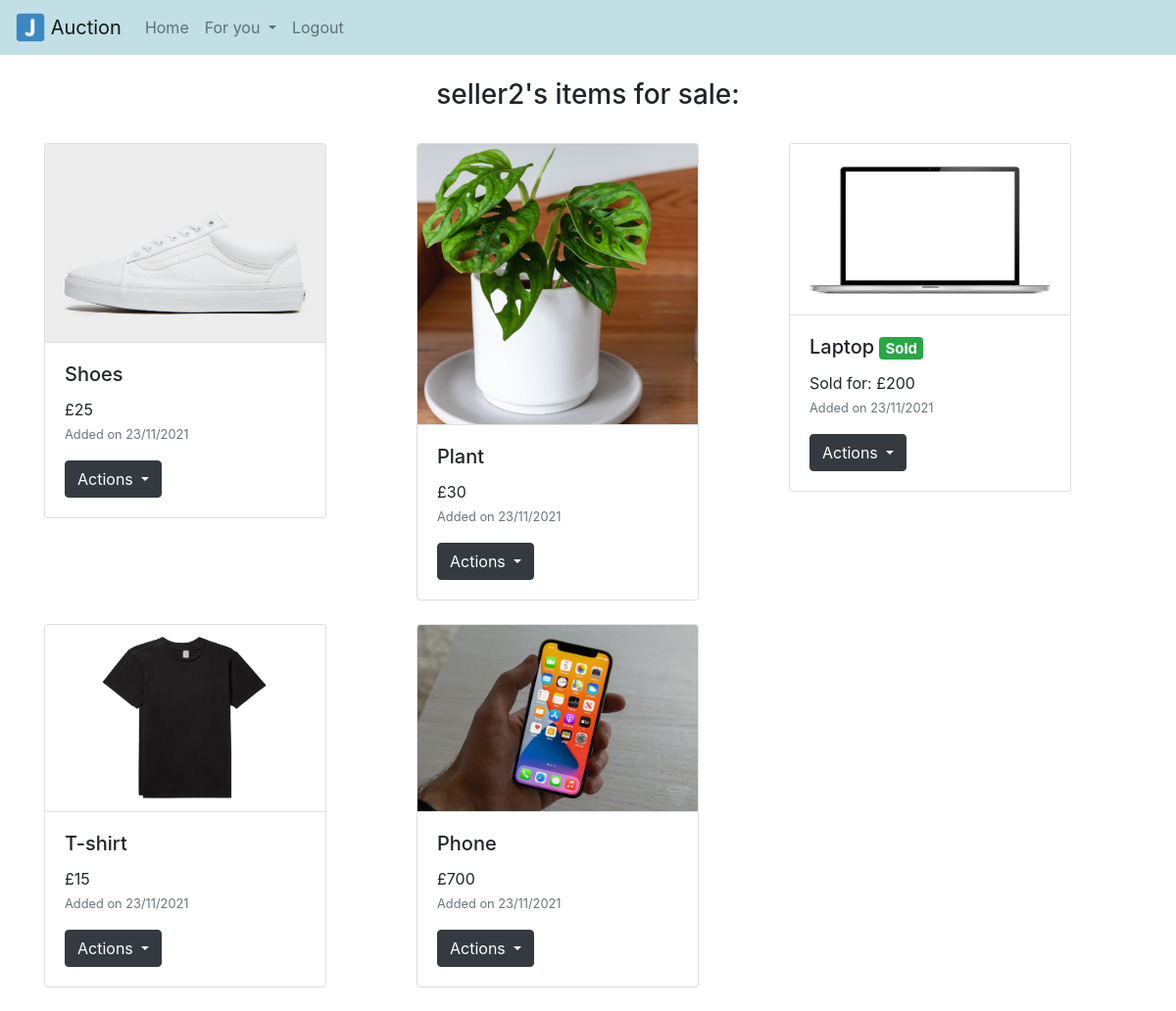
The page /myitems (signed in) on the database its author committed.
### auction/database_models.py (models this page shows)
class User(db.Model, UserMixin): # creates each user in the database
    id = db.Column(db.Integer, primary_key=True) # primary key id number
    email = db.Column(db.String(150)) # max email length 150 characters
    phone = db.Column(db.Integer)
    password = db.Column(db.String(150))
    username = db.Column(db.String(150))
    items = db.relationship('Item') # a list of all the items a user owns

class Item(db.Model): # class that stores info about each item on the system
    item_id = db.Column(db.Integer, primary_key=True) # primary key id number
    item_name = db.Column(db.String(150))
    description = db.Column(db.String(500))
    price = db.Column(db.Integer)
    current_bid = db.Column(db.Integer, default=0)
    item_image = db.Column(db.Text())
    date = db.Column(db.DateTime, server_default=func.now()) # defaults the datetime to now
    auction_end = db.Column(db.DateTime)
    sold = db.Column(db.Boolean(), default=False)
    sold_to = db.Column(db.Integer, default=0)
    user_id = db.Column(db.Integer, db.ForeignKey('user.id')) # must pass a valid id of an existing user to this object, 1 to many

### auction/routes.py (the view)
@routes.route("/myitems", methods=['GET', 'POST'])
@login_required
def my_items(): # shows items the user has for put sale
    length = len(current_user.items) # how many items the user has for sale
    dt = datetime.now() # gets the current date and time
    if length > 0:
        return render_template("my_items.html", user=current_user, dt=dt) # shows the user their items
    else: # if the user has no items for sale
        return render_template("no_items.html", user=current_user) # tells the user they have nothing for sale

### auction/templates/my_items.html (shortened to what this page needs)
{% extends "base.html"%}
{% block body %}
<h3 align="center">{{user.username}}'s items for sale:</h3>
<br/>
<div class="row">
  {% for item in user.items %}
    <div class="col-12 col-md-6 col-lg-4 mb-4">
      <div class="card" style="width: 18rem;">
        <img class="card-img-top border-bottom" src="/static/images/{{item.item_id}}.jpg">
        <div class="card-body">
          {% if item.sold == True %}
            <h5 class="card-title">{{item.item_name}} <span class="badge bg-success text-light">Sold</span></h5>
            <main class="card-text">Sold for: £{{item.current_bid}}</main>
            <p><small class="card-text text-muted">Added on {{item.date.strftime("%d/%m/%Y")}}</small></p>
            <div class="dropdown">
              <a class="btn btn-dark dropdown-toggle" href="#" role="button" id="dropdownMenuLink" data-toggle="dropdown" aria-expanded="false">
                Actions
              </a>
            </div>
          {% else %}
            <h5 class="card-title">{{item.item_name}}</h5>
            {% if item.current_bid == 0 %}
              <main class="card-text">£{{item.price}}</main>
            {% else%}
              <main class="card-text">Current bid: £{{item.current_bid}}</main>
            {% endif %}
            <p><small class="card-text text-muted">Added on {{item.date.strftime("%d/%m/%Y")}}</small></p>
            <div class="dropdown">
              <a class="btn btn-dark dropdown-toggle" href="#" role="button" id="dropdownMenuLink" data-toggle="dropdown" aria-expanded="false">
                Actions
              </a>
            </div>
          {% endif %}
        </div>
      </div>
    </div>
  {% endfor %}
</div>
{% endblock %}

### rows shown on the page
User: username "seller2"
Item: shows a picture, item_name "Shoes", price "25", date "23/11/2021"
Item: shows a picture, item_name "Plant", price "30", date "23/11/2021"
Item: shows a picture, item_name "Laptop", current_bid "200", date "23/11/2021"
Item: shows a picture, item_name "T-shirt", price "15", date "23/11/2021"
Item: shows a picture, item_name "Phone", price "700", date "23/11/2021"
